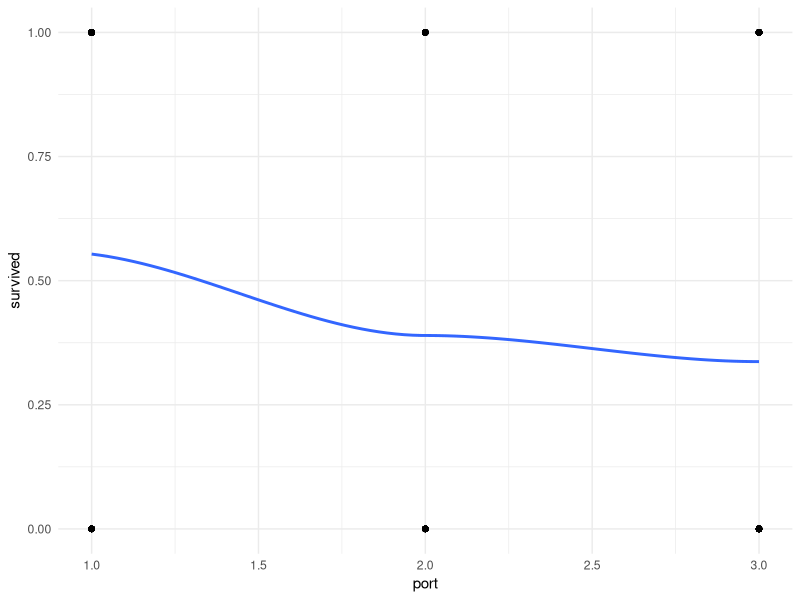
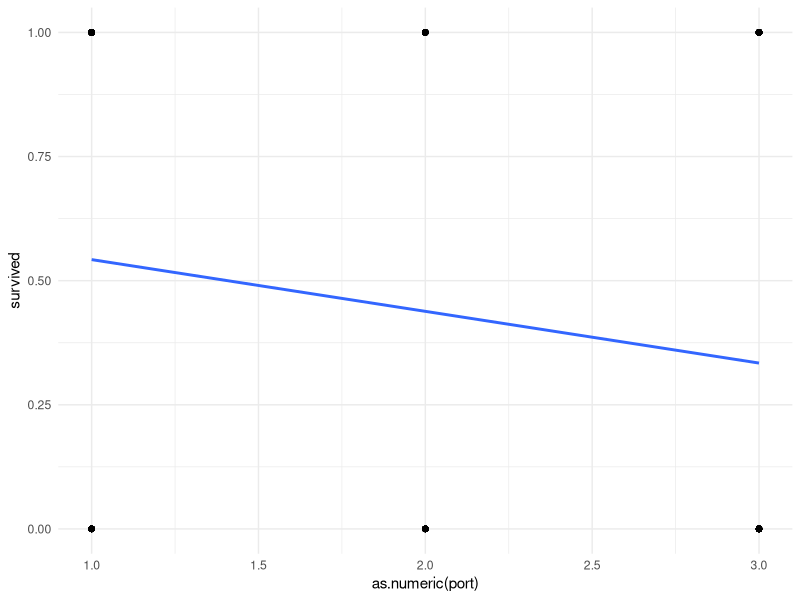
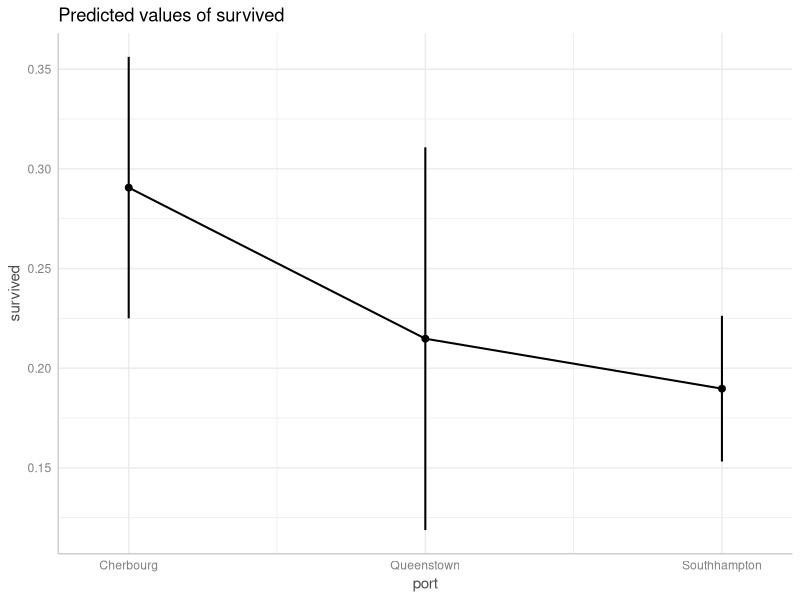
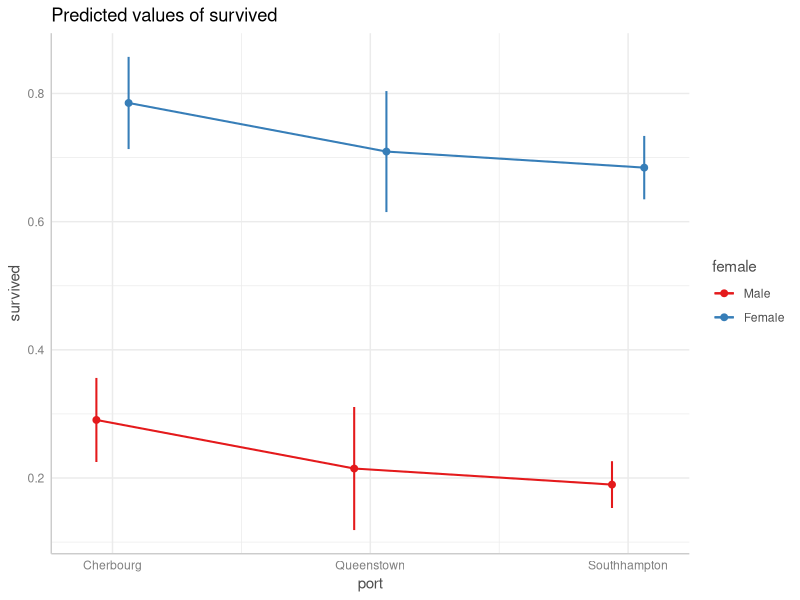
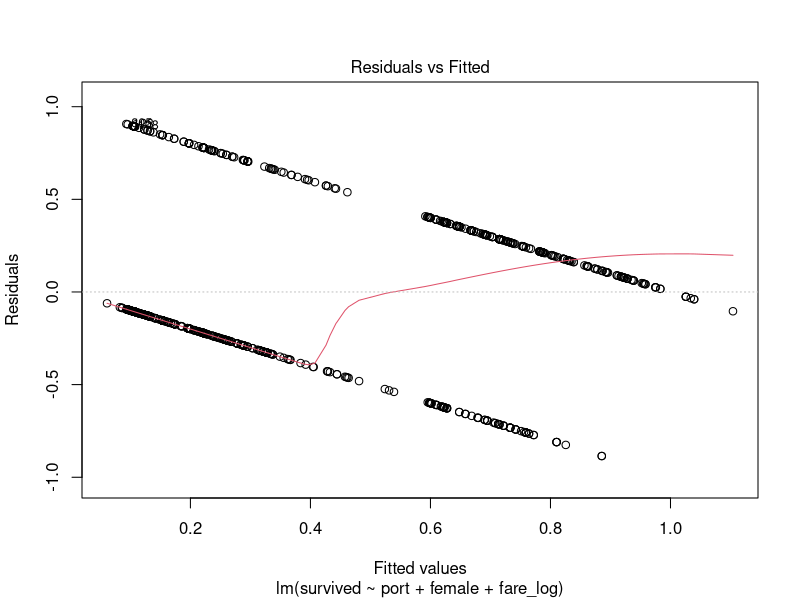
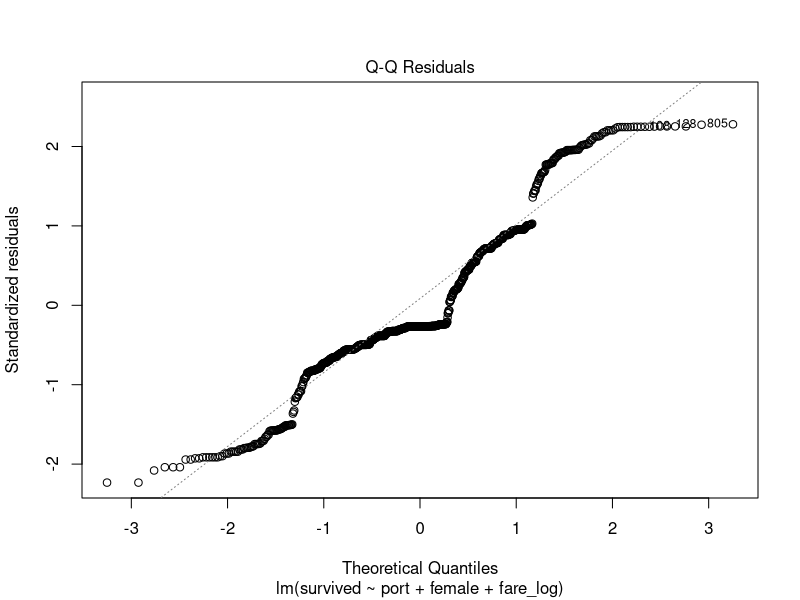
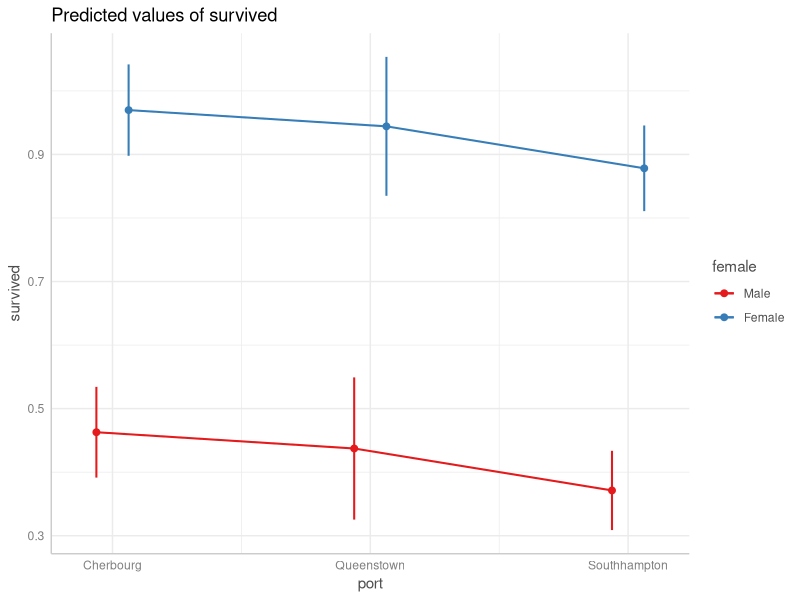

The R script that drew these images, in order:
## ---- chunk 1
#| echo: false
options(paged.print = FALSE)
## ---- chunk 2
#| message: false
libraries <- list("tidyverse", "ggeffects",
               "lmtest", "sandwich")
invisible(lapply(libraries, library, character.only = TRUE))
## ---- chunk 3
titanic_df <- read.csv("data/titanic_df.csv") %>% 
  as_tibble()
## ---- chunk 4
#| warning: false
#| message: false
titanic_df %>% 
  drop_na(port) %>% 
  ggplot(aes(x = port, y = survived)) +
  geom_point() +
  geom_smooth(method = "loess", se = F) +
  theme_minimal()
## ---- chunk 5
titanic_df <- titanic_df %>% 
  mutate(
    port = factor(port, 
                  labels = c("Cherbourg", "Queenstown", "Southhampton")),
    female = factor(female, labels = c("Male", "Female")),
    pclass = factor(
      pclass, 
      labels = c("1st (Upper)", "2nd (Middle)", "3rd (Lower)")),
    fare_log = if_else(fare == 0, NA, log(fare)))

basic_fit <- lm(survived ~ port, data = titanic_df)

(basic_fit_robust <- coeftest(
  basic_fit, vcov = vcovHC(basic_fit, type = "HC1")
))
## ---- chunk 6
full_fit <- lm(survived ~ port + female + fare_log,
               data = titanic_df)
(full_fit_robust <- coeftest(
  full_fit, vcov = vcovHC(full_fit, type = "HC1")
))
## ---- chunk 7
map(2:5,
    \(x) full_fit$coefficients[x] * 100)
## ---- chunk 8
ggplot(titanic_df %>% drop_na(port),
       aes(x = as.numeric(port), y = survived)) +
  geom_point() +
  geom_smooth(method = "lm", se = F) +
  theme_minimal()
## ---- chunk 9
ggpredict(full_fit, terms = "port", 
          vcov.fun = "vcovHC", vcov.type = "HC0") %>%
  plot(connect_lines = T)
## ---- chunk 10
ggpredict(full_fit, terms = c("port", "female"), 
          vcov.fun = "vcovHC", vcov.type = "HC0") %>%
  plot(connect_lines = T)
## ---- chunk 11
plot(full_fit, which = 1)
## ---- chunk 12
plot(full_fit, which = 2)
## ---- chunk 13
full_fit_p <- lm(survived ~ port + female + pclass,
               data = titanic_df)
(full_fit_robust_p <- coeftest(
  full_fit_p, vcov = vcovHC(full_fit_p, type = "HC1")
))
## ---- chunk 14
ggpredict(full_fit_p, terms = c("port", "female"), 
          vcov.fun = "vcovHC", vcov.type = "HC0") %>%
  plot(connect_lines = T)
